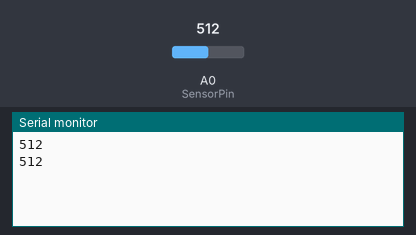
Simulated run of this sketch. Board: Arduino Uno, built with avr-gcc and run on an emulated ATmega328P. Shown: the last lines printed to the serial monitor. The test bench sets the inputs (shaded band); at power-on: A0 (SensorPin) = 512.

Above: at 1.2 s.
1.3 s: A0 (SensorPin) set to 716
At 2.6 s:
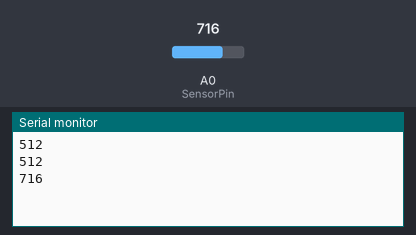
2.8 s: A0 (SensorPin) set to 900
At 3.7 s:
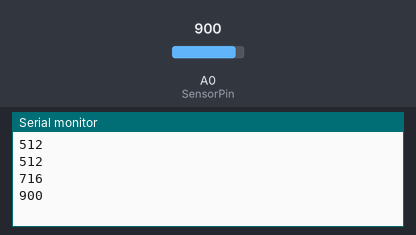
Timing chart, 0 to 5.8 s (numbered marks = the images above; inputs shaded):
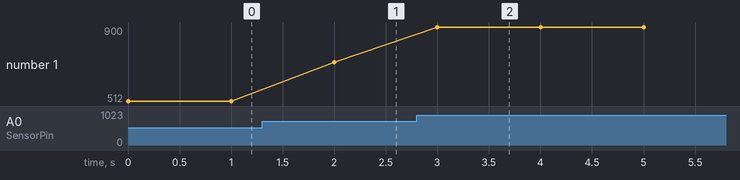

Measured:
- after the input at 1.3 s, the serial monitor: prints a new line after 0.70 s (image 1)
- after the input at 2.8 s, the serial monitor: prints a new line after 0.20 s (image 2)
- plotted number 1: 512 → 716 after the input at 1.3 s, 716 → 900 after the input at 2.8 s

The sketch:

Arduino_Code.ino
```cpp
int SensorPin = A0;

void setup() {
  // set up the LCD's number of columns and rows:
  Serial.begin(9600);
}

void loop() {

  int SensorValue = analogRead(SensorPin);
  float SensorVolts = analogRead(SensorPin)*0.0048828125;
  Serial.println(SensorValue);
  delay(1000);

}
```
